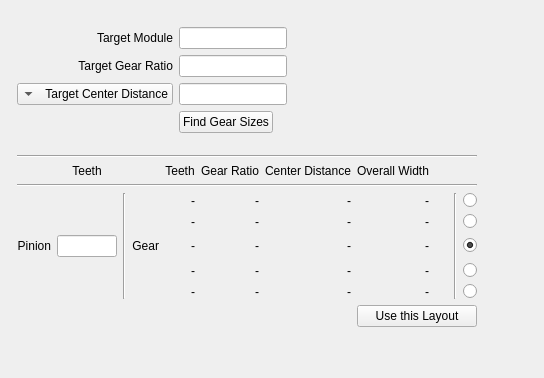
     <widget class="QWidget" name="tab_layout">
      <attribute name="title">
       <string>Layout Helper</string>
      </attribute>
      <layout class="QHBoxLayout" name="horizontalLayout_5">
       <item>
        <layout class="QVBoxLayout" name="verticalLayout_3">
         <item>
          <spacer name="verticalSpacer_4">
           <property name="orientation">
            <enum>Qt::Orientation::Vertical</enum>
           </property>
           <property name="sizeType">
            <enum>QSizePolicy::Policy::Fixed</enum>
           </property>
           <property name="sizeHint" stdset="0">
            <size>
             <width>20</width>
             <height>16</height>
            </size>
           </property>
          </spacer>
         </item>
         <item>
          <layout class="QVBoxLayout" name="verticalLayout_2">
           <item>
            <layout class="QHBoxLayout" name="horizontalLayout_3">
             <item>
              <spacer name="horizontalSpacer_5">
               <property name="orientation">
                <enum>Qt::Orientation::Horizontal</enum>
               </property>
               <property name="sizeType">
                <enum>QSizePolicy::Policy::Fixed</enum>
               </property>
               <property name="sizeHint" stdset="0">
                <size>
                 <width>6</width>
                 <height>20</height>
                </size>
               </property>
              </spacer>
             </item>
             <item>
              <layout class="QFormLayout" name="formLayout">
               <property name="labelAlignment">
                <set>Qt::AlignmentFlag::AlignRight|Qt::AlignmentFlag::AlignTrailing|Qt::AlignmentFlag::AlignVCenter</set>
               </property>
               <item row="0" column="0">
                <widget class="QLabel" name="lb_TargetModule">
                 <property name="sizePolicy">
                  <sizepolicy hsizetype="Fixed" vsizetype="Preferred">
                   <horstretch>0</horstretch>
                   <verstretch>0</verstretch>
                  </sizepolicy>
                 </property>
                 <property name="text">
                  <string>Target Module</string>
                 </property>
                 <property name="alignment">
                  <set>Qt::AlignmentFlag::AlignRight|Qt::AlignmentFlag::AlignTrailing|Qt::AlignmentFlag::AlignVCenter</set>
                 </property>
                </widget>
               </item>
               <item row="0" column="1">
                <widget class="QLineEdit" name="le_targetMod">
                 <property name="sizePolicy">
                  <sizepolicy hsizetype="Fixed" vsizetype="Preferred">
                   <horstretch>0</horstretch>
                   <verstretch>0</verstretch>
                  </sizepolicy>
                 </property>
                 <property name="alignment">
                  <set>Qt::AlignmentFlag::AlignRight|Qt::AlignmentFlag::AlignTrailing|Qt::AlignmentFlag::AlignVCenter</set>
                 </property>
                </widget>
               </item>
               <item row="1" column="0">
                <widget class="QLabel" name="lb_TargetGearRatio">
                 <property name="sizePolicy">
                  <sizepolicy hsizetype="Fixed" vsizetype="Preferred">
                   <horstretch>0</horstretch>
                   <verstretch>0</verstretch>
                  </sizepolicy>
                 </property>
                 <property name="text">
                  <string>Target Gear Ratio</string>
                 </property>
                 <property name="alignment">
                  <set>Qt::AlignmentFlag::AlignRight|Qt::AlignmentFlag::AlignTrailing|Qt::AlignmentFlag::AlignVCenter</set>
                 </property>
                </widget>
               </item>
               <item row="1" column="1">
                <widget class="QLineEdit" name="le_targetGR">
                 <property name="sizePolicy">
                  <sizepolicy hsizetype="Fixed" vsizetype="Preferred">
                   <horstretch>0</horstretch>
                   <verstretch>0</verstretch>
                  </sizepolicy>
                 </property>
                 <property name="alignment">
                  <set>Qt::AlignmentFlag::AlignRight|Qt::AlignmentFlag::AlignTrailing|Qt::AlignmentFlag::AlignVCenter</set>
                 </property>
                </widget>
               </item>
               <item row="2" column="0">
                <widget class="QComboBox" name="cb_CD_width">
                 <property name="sizePolicy">
                  <sizepolicy hsizetype="Fixed" vsizetype="Preferred">
                   <horstretch>0</horstretch>
                   <verstretch>0</verstretch>
                  </sizepolicy>
                 </property>
                 <property name="layoutDirection">
                  <enum>Qt::LayoutDirection::RightToLeft</enum>
                 </property>
                 <item>
                  <property name="text">
                   <string>Target Center Distance</string>
                  </property>
                 </item>
                 <item>
                  <property name="text">
                   <string>Target Overall Width</string>
                  </property>
                 </item>
                </widget>
               </item>
               <item row="2" column="1">
                <widget class="QLineEdit" name="le_targetSize">
                 <property name="sizePolicy">
                  <sizepolicy hsizetype="Fixed" vsizetype="Preferred">
                   <horstretch>0</horstretch>
                   <verstretch>0</verstretch>
                  </sizepolicy>
                 </property>
                 <property name="alignment">
                  <set>Qt::AlignmentFlag::AlignRight|Qt::AlignmentFlag::AlignTrailing|Qt::AlignmentFlag::AlignVCenter</set>
                 </property>
                </widget>
               </item>
               <item row="3" column="1">
                <widget class="QPushButton" name="pb_calcGearSizes">
                 <property name="sizePolicy">
                  <sizepolicy hsizetype="Fixed" vsizetype="Preferred">
                   <horstretch>0</horstretch>
                   <verstretch>0</verstretch>
                  </sizepolicy>
                 </property>
                 <property name="text">
                  <string>Find Gear Sizes</string>
                 </property>
                </widget>
               </item>
              </layout>
             </item>
             <item>
              <spacer name="horizontalSpacer_2">
               <property name="orientation">
                <enum>Qt::Orientation::Horizontal</enum>
               </property>
               <property name="sizeType">
                <enum>QSizePolicy::Policy::Fixed</enum>
               </property>
               <property name="sizeHint" stdset="0">
                <size>
                 <width>240</width>
                 <height>20</height>
                </size>
               </property>
              </spacer>
             </item>
            </layout>
           </item>
           <item>
            <spacer name="verticalSpacer_2">
             <property name="orientation">
              <enum>Qt::Orientation::Vertical</enum>
             </property>
             <property name="sizeType">
              <enum>QSizePolicy::Policy::Fixed</enum>
             </property>
             <property name="sizeHint" stdset="0">
              <size>
               <width>20</width>
               <height>16</height>
              </size>
             </property>
            </spacer>
           </item>
           <item>
            <layout class="QHBoxLayout" name="horizontalLayout_4">
             <item>
              <spacer name="horizontalSpacer_6">
               <property name="orientation">
                <enum>Qt::Orientation::Horizontal</enum>
               </property>
               <property name="sizeType">
                <enum>QSizePolicy::Policy::Fixed</enum>
               </property>
               <property name="sizeHint" stdset="0">
                <size>
                 <width>6</width>
                 <height>0</height>
                </size>
               </property>
              </spacer>
             </item>
             <item>
              <layout class="QGridLayout" name="gridLayout_2">
               <item row="1" column="6">
                <widget class="QLabel" name="lb_CenterDistance">
                 <property name="text">
                  <string>Center Distance</string>
                 </property>
                 <property name="alignment">
                  <set>Qt::AlignmentFlag::AlignCenter</set>
                 </property>
                </widget>
               </item>
               <item row="4" column="10">
                <widget class="QRadioButton" name="rb_2">
                 <property name="layoutDirection">
                  <enum>Qt::LayoutDirection::RightToLeft</enum>
                 </property>
                 <property name="text">
                  <string/>
                 </property>
                 <attribute name="buttonGroup">
                  <string notr="true">buttonGroup</string>
                 </attribute>
                </widget>
               </item>
               <item row="5" column="10">
                <widget class="QRadioButton" name="rb_3">
                 <property name="layoutDirection">
                  <enum>Qt::LayoutDirection::RightToLeft</enum>
                 </property>
                 <property name="text">
                  <string/>
                 </property>
                 <property name="checked">
                  <bool>true</bool>
                 </property>
                 <attribute name="buttonGroup">
                  <string notr="true">buttonGroup</string>
                 </attribute>
                </widget>
               </item>
               <item row="6" column="4">
                <widget class="QLabel" name="lb_gN4">
                 <property name="text">
                  <string>-</string>
                 </property>
                 <property name="alignment">
                  <set>Qt::AlignmentFlag::AlignRight|Qt::AlignmentFlag::AlignTrailing|Qt::AlignmentFlag::AlignVCenter</set>
                 </property>
                </widget>
               </item>
               <item row="3" column="4">
                <widget class="QLabel" name="lb_gN1">
                 <property name="text">
                  <string>-</string>
                 </property>
                 <property name="alignment">
                  <set>Qt::AlignmentFlag::AlignRight|Qt::AlignmentFlag::AlignTrailing|Qt::AlignmentFlag::AlignVCenter</set>
                 </property>
                </widget>
               </item>
               <item row="3" column="8">
                <widget class="QLabel" name="lb_icon1">
                 <property name="text">
                  <string/>
                 </property>
                 <property name="alignment">
                  <set>Qt::AlignmentFlag::AlignRight|Qt::AlignmentFlag::AlignTrailing|Qt::AlignmentFlag::AlignVCenter</set>
                 </property>
                </widget>
               </item>
               <item row="3" column="5">
                <widget class="QLabel" name="lb_GR1">
                 <property name="text">
                  <string>-</string>
                 </property>
                 <property name="alignment">
                  <set>Qt::AlignmentFlag::AlignRight|Qt::AlignmentFlag::AlignTrailing|Qt::AlignmentFlag::AlignVCenter</set>
                 </property>
                </widget>
               </item>
               <item row="0" column="0" colspan="11">
                <widget class="Line" name="line_5">
                 <property name="orientation">
                  <enum>Qt::Orientation::Horizontal</enum>
                 </property>
                </widget>
               </item>
               <item row="7" column="7">
                <widget class="QLabel" name="lb_width5">
                 <property name="text">
                  <string>-</string>
                 </property>
                 <property name="alignment">
                  <set>Qt::AlignmentFlag::AlignRight|Qt::AlignmentFlag::AlignTrailing|Qt::AlignmentFlag::AlignVCenter</set>
                 </property>
                </widget>
               </item>
               <item row="4" column="4">
                <widget class="QLabel" name="lb_gN2">
                 <property name="text">
                  <string>-</string>
                 </property>
                 <property name="alignment">
                  <set>Qt::AlignmentFlag::AlignRight|Qt::AlignmentFlag::AlignTrailing|Qt::AlignmentFlag::AlignVCenter</set>
                 </property>
                </widget>
               </item>
               <item row="1" column="5">
                <widget class="QLabel" name="lb_GearRatio">
                 <property name="text">
                  <string>Gear Ratio</string>
                 </property>
                 <property name="alignment">
                  <set>Qt::AlignmentFlag::AlignCenter</set>
                 </property>
                </widget>
               </item>
               <item row="3" column="7">
                <widget class="QLabel" name="lb_width1">
                 <property name="text">
                  <string>-</string>
                 </property>
                 <property name="alignment">
                  <set>Qt::AlignmentFlag::AlignRight|Qt::AlignmentFlag::AlignTrailing|Qt::AlignmentFlag::AlignVCenter</set>
                 </property>
                </widget>
               </item>
               <item row="7" column="6">
                <widget class="QLabel" name="lb_CD5">
                 <property name="text">
                  <string>-</string>
                 </property>
                 <property name="alignment">
                  <set>Qt::AlignmentFlag::AlignRight|Qt::AlignmentFlag::AlignTrailing|Qt::AlignmentFlag::AlignVCenter</set>
                 </property>
                </widget>
               </item>
               <item row="8" column="7" colspan="4">
                <widget class="QPushButton" name="pb_useLayout">
                 <property name="text">
                  <string>Use this Layout</string>
                 </property>
                </widget>
               </item>
               <item row="5" column="8">
                <widget class="QLabel" name="lb_icon3">
                 <property name="text">
                  <string/>
                 </property>
                 <property name="alignment">
                  <set>Qt::AlignmentFlag::AlignRight|Qt::AlignmentFlag::AlignTrailing|Qt::AlignmentFlag::AlignVCenter</set>
                 </property>
                </widget>
               </item>
               <item row="3" column="2" rowspan="5">
                <widget class="Line" name="line_8">
                 <property name="orientation">
                  <enum>Qt::Orientation::Vertical</enum>
                 </property>
                </widget>
               </item>
               <item row="6" column="5">
                <widget class="QLabel" name="lb_GR4">
                 <property name="text">
                  <string>-</string>
                 </property>
                 <property name="alignment">
                  <set>Qt::AlignmentFlag::AlignRight|Qt::AlignmentFlag::AlignTrailing|Qt::AlignmentFlag::AlignVCenter</set>
                 </property>
                </widget>
               </item>
               <item row="3" column="10">
                <widget class="QRadioButton" name="rb_1">
                 <property name="layoutDirection">
                  <enum>Qt::LayoutDirection::RightToLeft</enum>
                 </property>
                 <property name="text">
                  <string/>
                 </property>
                 <attribute name="buttonGroup">
                  <string notr="true">buttonGroup</string>
                 </attribute>
                </widget>
               </item>
               <item row="4" column="6">
                <widget class="QLabel" name="lb_CD2">
                 <property name="text">
                  <string>-</string>
                 </property>
                 <property name="alignment">
                  <set>Qt::AlignmentFlag::AlignRight|Qt::AlignmentFlag::AlignTrailing|Qt::AlignmentFlag::AlignVCenter</set>
                 </property>
                </widget>
               </item>
               <item row="7" column="8">
                <widget class="QLabel" name="lb_icon5">
                 <property name="text">
                  <string/>
                 </property>
                 <property name="alignment">
                  <set>Qt::AlignmentFlag::AlignRight|Qt::AlignmentFlag::AlignTrailing|Qt::AlignmentFlag::AlignVCenter</set>
                 </property>
                </widget>
               </item>
               <item row="5" column="7">
                <widget class="QLabel" name="lb_width3">
                 <property name="text">
                  <string>-</string>
                 </property>
                 <property name="alignment">
                  <set>Qt::AlignmentFlag::AlignRight|Qt::AlignmentFlag::AlignTrailing|Qt::AlignmentFlag::AlignVCenter</set>
                 </property>
                </widget>
               </item>
               <item row="6" column="7">
                <widget class="QLabel" name="lb_width4">
                 <property name="text">
                  <string>-</string>
                 </property>
                 <property name="alignment">
                  <set>Qt::AlignmentFlag::AlignRight|Qt::AlignmentFlag::AlignTrailing|Qt::AlignmentFlag::AlignVCenter</set>
                 </property>
                </widget>
               </item>
               <item row="1" column="4">
                <widget class="QLabel" name="lb_teeth">
                 <property name="text">
                  <string>Teeth</string>
                 </property>
                 <property name="alignment">
                  <set>Qt::AlignmentFlag::AlignCenter</set>
                 </property>
                </widget>
               </item>
               <item row="1" column="1">
                <widget class="QLabel" name="lb_teeth_2">
                 <property name="text">
                  <string>Teeth</string>
                 </property>
                 <property name="alignment">
                  <set>Qt::AlignmentFlag::AlignCenter</set>
                 </property>
                </widget>
               </item>
               <item row="6" column="10">
                <widget class="QRadioButton" name="rb_4">
                 <property name="layoutDirection">
                  <enum>Qt::LayoutDirection::RightToLeft</enum>
                 </property>
                 <property name="text">
                  <string/>
                 </property>
                 <attribute name="buttonGroup">
                  <string notr="true">buttonGroup</string>
                 </attribute>
                </widget>
               </item>
               <item row="4" column="8">
                <widget class="QLabel" name="lb_icon2">
                 <property name="text">
                  <string/>
                 </property>
                 <property name="alignment">
                  <set>Qt::AlignmentFlag::AlignRight|Qt::AlignmentFlag::AlignTrailing|Qt::AlignmentFlag::AlignVCenter</set>
                 </property>
                </widget>
               </item>
               <item row="7" column="4">
                <widget class="QLabel" name="lb_gN5">
                 <property name="text">
                  <string>-</string>
                 </property>
                 <property name="alignment">
                  <set>Qt::AlignmentFlag::AlignRight|Qt::AlignmentFlag::AlignTrailing|Qt::AlignmentFlag::AlignVCenter</set>
                 </property>
                </widget>
               </item>
               <item row="1" column="7">
                <widget class="QLabel" name="lb_OverallWidth">
                 <property name="text">
                  <string>Overall Width</string>
                 </property>
                 <property name="alignment">
                  <set>Qt::AlignmentFlag::AlignCenter</set>
                 </property>
                </widget>
               </item>
               <item row="7" column="10">
                <widget class="QRadioButton" name="rb_5">
                 <property name="layoutDirection">
                  <enum>Qt::LayoutDirection::RightToLeft</enum>
                 </property>
                 <property name="text">
                  <string/>
                 </property>
                 <attribute name="buttonGroup">
                  <string notr="true">buttonGroup</string>
                 </attribute>
                </widget>
               </item>
               <item row="6" column="8">
                <widget class="QLabel" name="lb_icon4">
                 <property name="text">
                  <string/>
                 </property>
                 <property name="alignment">
                  <set>Qt::AlignmentFlag::AlignRight|Qt::AlignmentFlag::AlignTrailing|Qt::AlignmentFlag::AlignVCenter</set>
                 </property>
                </widget>
               </item>
               <item row="7" column="5">
                <widget class="QLabel" name="lb_GR5">
                 <property name="text">
                  <string>-</string>
                 </property>
                 <property name="alignment">
                  <set>Qt::AlignmentFlag::AlignRight|Qt::AlignmentFlag::AlignTrailing|Qt::AlignmentFlag::AlignVCenter</set>
                 </property>
                </widget>
               </item>
               <item row="3" column="6">
                <widget class="QLabel" name="lb_CD1">
                 <property name="text">
                  <string>-</string>
                 </property>
                 <property name="alignment">
                  <set>Qt::AlignmentFlag::AlignRight|Qt::AlignmentFlag::AlignTrailing|Qt::AlignmentFlag::AlignVCenter</set>
                 </property>
                </widget>
               </item>
               <item row="4" column="7">
                <widget class="QLabel" name="lb_width2">
                 <property name="text">
                  <string>-</string>
                 </property>
                 <property name="alignment">
                  <set>Qt::AlignmentFlag::AlignRight|Qt::AlignmentFlag::AlignTrailing|Qt::AlignmentFlag::AlignVCenter</set>
                 </property>
                </widget>
               </item>
               <item row="6" column="6">
                <widget class="QLabel" name="lb_CD4">
                 <property name="text">
                  <string>-</string>
                 </property>
                 <property name="alignment">
                  <set>Qt::AlignmentFlag::AlignRight|Qt::AlignmentFlag::AlignTrailing|Qt::AlignmentFlag::AlignVCenter</set>
                 </property>
                </widget>
               </item>
               <item row="5" column="1">
                <widget class="QLineEdit" name="le_pN">
                 <property name="sizePolicy">
                  <sizepolicy hsizetype="Preferred" vsizetype="Preferred">
                   <horstretch>0</horstretch>
                   <verstretch>0</verstretch>
                  </sizepolicy>
                 </property>
                 <property name="maximumSize">
                  <size>
                   <width>60</width>
                   <height>22</height>
                  </size>
                 </property>
                 <property name="alignment">
                  <set>Qt::AlignmentFlag::AlignRight|Qt::AlignmentFlag::AlignTrailing|Qt::AlignmentFlag::AlignVCenter</set>
                 </property>
                </widget>
               </item>
               <item row="3" column="3" rowspan="5">
                <widget class="QLabel" name="lb_gear">
                 <property name="text">
                  <string>Gear</string>
                 </property>
                 <property name="alignment">
                  <set>Qt::AlignmentFlag::AlignRight|Qt::AlignmentFlag::AlignTrailing|Qt::AlignmentFlag::AlignVCenter</set>
                 </property>
                </widget>
               </item>
               <item row="5" column="6">
                <widget class="QLabel" name="lb_CD3">
                 <property name="text">
                  <string>-</string>
                 </property>
                 <property name="alignment">
                  <set>Qt::AlignmentFlag::AlignRight|Qt::AlignmentFlag::AlignTrailing|Qt::AlignmentFlag::AlignVCenter</set>
                 </property>
                </widget>
               </item>
               <item row="2" column="0" colspan="11">
                <widget class="Line" name="line_6">
                 <property name="orientation">
                  <enum>Qt::Orientation::Horizontal</enum>
                 </property>
                </widget>
               </item>
               <item row="3" column="0" rowspan="5">
                <widget class="QLabel" name="lb_pinion">
                 <property name="text">
                  <string>Pinion</string>
                 </property>
                 <property name="alignment">
                  <set>Qt::AlignmentFlag::AlignRight|Qt::AlignmentFlag::AlignTrailing|Qt::AlignmentFlag::AlignVCenter</set>
                 </property>
                </widget>
               </item>
               <item row="5" column="5">
                <widget class="QLabel" name="lb_GR3">
                 <property name="text">
                  <string>-</string>
                 </property>
                 <property name="alignment">
                  <set>Qt::AlignmentFlag::AlignRight|Qt::AlignmentFlag::AlignTrailing|Qt::AlignmentFlag::AlignVCenter</set>
                 </property>
                </widget>
               </item>
               <item row="5" column="4">
                <widget class="QLabel" name="lb_gN3">
                 <property name="text">
                  <string>-</string>
                 </property>
                 <property name="alignment">
                  <set>Qt::AlignmentFlag::AlignRight|Qt::AlignmentFlag::AlignTrailing|Qt::AlignmentFlag::AlignVCenter</set>
                 </property>
                </widget>
               </item>
               <item row="4" column="5">
                <widget class="QLabel" name="lb_GR2">
                 <property name="text">
                  <string>-</string>
                 </property>
                 <property name="alignment">
                  <set>Qt::AlignmentFlag::AlignRight|Qt::AlignmentFlag::AlignTrailing|Qt::AlignmentFlag::AlignVCenter</set>
                 </property>
                </widget>
               </item>
               <item row="3" column="9" rowspan="5">
                <widget class="Line" name="line_7">
                 <property name="orientation">
                  <enum>Qt::Orientation::Vertical</enum>
                 </property>
                </widget>
               </item>
              </layout>
             </item>
             <item>
              <spacer name="horizontalSpacer_4">
               <property name="orientation">
                <enum>Qt::Orientation::Horizontal</enum>
               </property>
               <property name="sizeType">
                <enum>QSizePolicy::Policy::Fixed</enum>
               </property>
               <property name="sizeHint" stdset="0">
                <size>
                 <width>50</width>
                 <height>20</height>
                </size>
               </property>
              </spacer>
             </item>
            </layout>
           </item>
          </layout>
         </item>
         <item>
          <spacer name="verticalSpacer_3">
           <property name="orientation">
            <enum>Qt::Orientation::Vertical</enum>
           </property>
           <property name="sizeHint" stdset="0">
            <size>
             <width>20</width>
             <height>40</height>
            </size>
           </property>
          </spacer>
         </item>
        </layout>
       </item>
       <item>
        <widget class="QFrame" name="f_helper_layout">
         <property name="sizePolicy">
          <sizepolicy hsizetype="Expanding" vsizetype="Expanding">
           <horstretch>0</horstretch>
           <verstretch>0</verstretch>
          </sizepolicy>
         </property>
         <property name="frameShape">
          <enum>QFrame::Shape::StyledPanel</enum>
         </property>
         <property name="frameShadow">
          <enum>QFrame::Shadow::Raised</enum>
         </property>
        </widget>
       </item>
      </layout>
     </widget>
